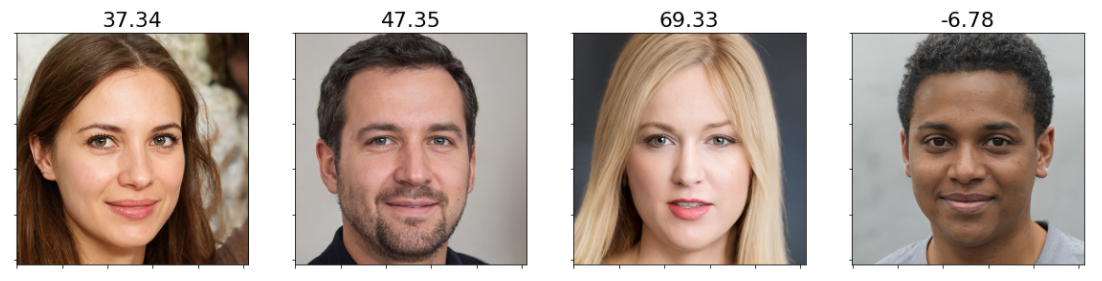
#> input picture responsible_ai/face_evaluation/skin_color.png, 1102 x 281 px
$ python -i face_evaluation.py   (imports and definitions only)
#> lines starting #> are read from the running program, lines starting #| are printed output that depends on the picture
# Copyright 2021 Sony Group Corporation.
#
# Licensed under the Apache License, Version 2.0 (the "License");
# you may not use this file except in compliance with the License.
# You may obtain a copy of the License at
#
#     http://www.apache.org/licenses/LICENSE-2.0
#
# Unless required by applicable law or agreed to in writing, software
# distributed under the License is distributed on an "AS IS" BASIS,
# WITHOUT WARRANTIES OR CONDITIONS OF ANY KIND, either express or implied.
# See the License for the specific language governing permissions and
# limitations under the License.

import numpy as np
import cv2


def extract_non_black(img):
    img_total = img[:, :, 0] + img[:, :, 1] + img[:, :, 2]
    non_black = np.where(img_total > 0)
    extract_img = []
    for i in range(len(non_black[0])):
        extract_img.append(img[non_black[0][i], non_black[1][i], :])
    extract_img = np.array(extract_img).reshape(1, -1, 3)
    return extract_img


def calc_ita(masked_imgs):
    itas = []
    for masked_img in masked_imgs:
        lab_img = cv2.cvtColor(masked_img, cv2.COLOR_RGB2Lab)
        l_img, a_img, b_img = cv2.split(lab_img)
        l_img = l_img * (100/255)
        b_img = b_img - 128
        ITA_img = (np.arctan((l_img-50)/b_img)*180)/np.pi
        a_hist, a_bins = np.histogram(ITA_img, bins=1000)
        ITA_each = a_bins[a_hist.argmax()]
        itas.append(ITA_each)
    return round(sum(itas)/len(itas), 2)

>>> import cv2
>>> picture = cv2.imread('skin_color.png', cv2.IMREAD_GRAYSCALE)
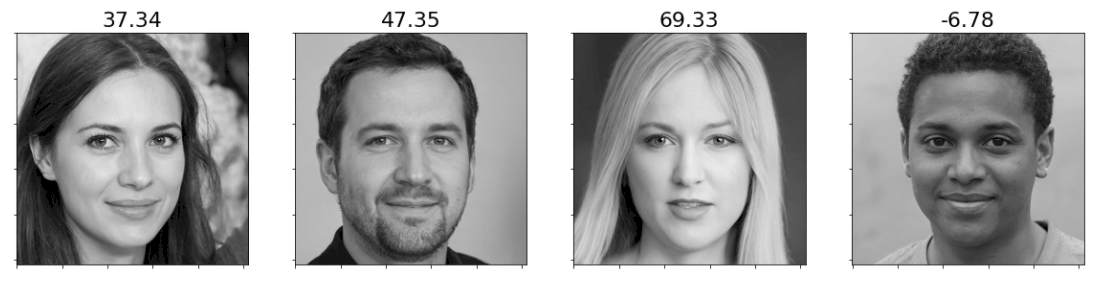
#> picture: shape (281, 1102); min 0, max 255, mean 167.7
#> the loop in calc_ita, `for masked_img in masked_imgs:` made 1 pass
#> after the loop in calc_ita, `for masked_img in masked_imgs:`: itas = []
#> (the run stopped early here; a loop or call above may not have finished)
